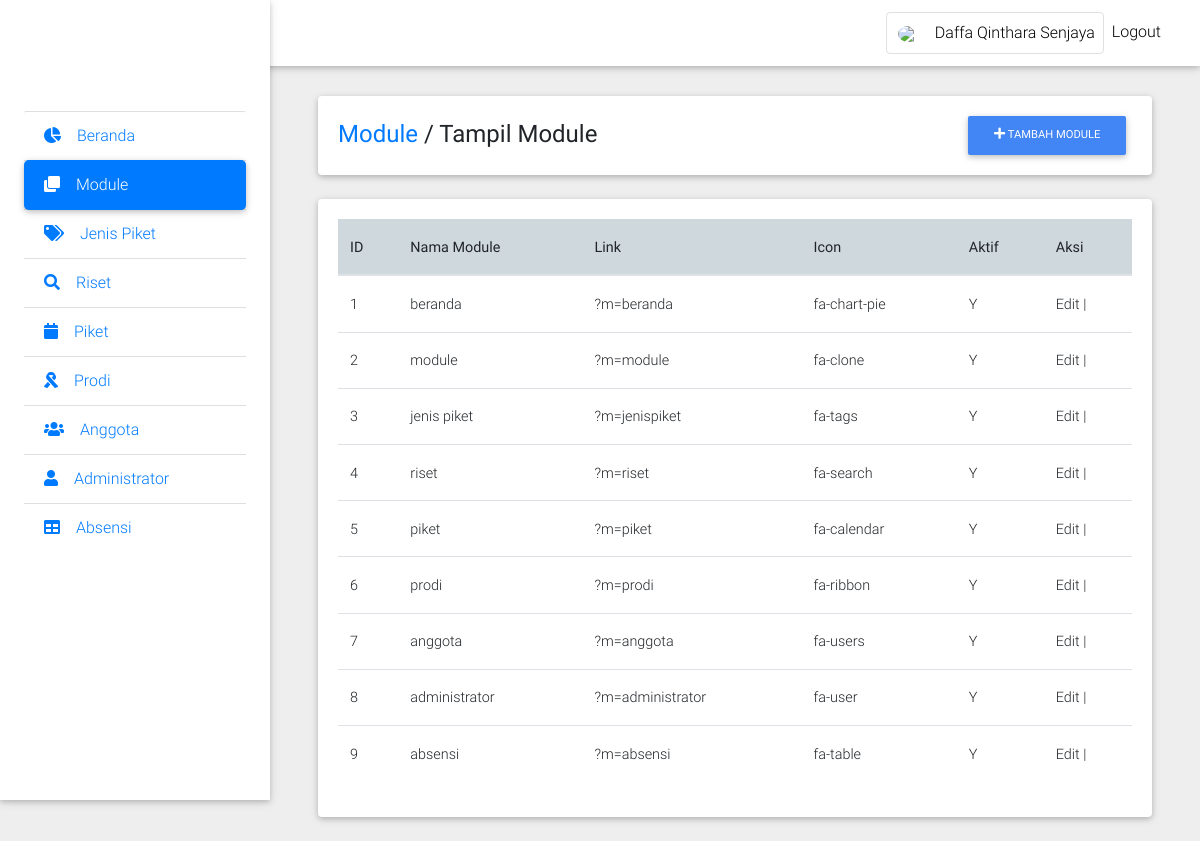
Page /u/media.php?m=module (signed in) on the committed database.
### tables this page shows
create table module(
    module_id int primary key auto_increment,
    module_name varchar(50) not null,
    link varchar(50),
    icon varchar(50),
    active enum('Y','N') not null default 'Y'
);

### config/functions.php (called while the page is built, shortened)
<?php
function dbConnect()
{
    $db = new mysqli("localhost", "root", "siswanto123321", "so_absensi");
    return $db;
}
function getListModule()
{
    $db = dbConnect();
    if ($db->connect_errno == 0) {
        $res = $db->query("SELECT * FROM module WHERE active='Y' ");
        if ($res) {
            $data = $res->fetch_all(MYSQLI_ASSOC);
            return $data;
        } else {
            return false;
        }
    } else {
        return false;
    }
}

### model/Module.php (called while the page is built, shortened)
<?php
class Module
{
    function getListModule()
    {
        $conn = dbConnect();
        if ($conn->connect_errno == 0) {
            $sql = "SELECT * FROM module";
            $res = $conn->query($sql);
            if ($res) {
                $data = $res->fetch_all(MYSQLI_ASSOC);
                return $data;
            } else {
                return false;
            }
        } else {
            return false;
        }
    }
}
?>

### u/module/mod_module/module.php (the view, shortened to what this page needs)
<?php
include "../model/Module.php";
$m = $_GET['m'];
$act = isset($_GET['act']) ? $_GET['act'] : '';
$module = new Module();
switch ($act) {
    default:
        echo "<br><br>
        <div class=\"card mb-4 wow fadeIn\">
            <div class=\"card-body d-sm-flex justify-content-between\">
                <h4 class=\"mb-2 mb-sm-0 pt-1\">
                    <a href=\"\" target=\"_blank\">Module</a>
                    <span>/</span>
                    <span>Tampil Module</span>
                </h4>
                    <a class=\"btn btn-primary btn-md my-0 p\" onclick=window.location.href='media.php?m=$m&act=tambah' role=\"button\">
                        <i class=\"fas fa-plus\"></i> Tambah Module
                    </a>
            </div>
        </div>";
        echo "
        <div class=\"card wow fadeIn\">
            <div class=\"card-body\">
        <table class=\"table table-hover\">
            <thead class=\"blue-grey lighten-4\">
            <tr>
                <th>ID</th>
                <th>Nama Module</th>
                <th>Link</th>
                <th>Icon</th>
                <th>Aktif</th>
                <th>Aksi</th>
            </tr>
            </thead>
            <tbody>";
        $dataModule = $module->getListModule();
        foreach ($dataModule as $data) {
            echo "
            <tr>
                <td>$data[module_id]</td>
                <td>$data[module_name]</td>
                <td>$data[link]</td>
                <td>$data[icon]</td>
                <td>$data[active]</td>
                <td class='center aligned'>
                    <a href='?m=$m&act=edit&id=$data[module_id]'>Edit</a> | ";
            echo "
                </td>
            </tr>
            ";
        }
        echo "
            </tbody>
        </table>
        </div>
        </div>
        </div>
        </div>
        ";
        break;
    case "tambah": ?>
        <?php
} ?>

### u/media.php (shortened to what this page needs)
<?php
if (empty($_SESSION['username']) && empty($_SESSION['password'])) {
    header("location:index.php?error=8");
} else {
    include "../config/functions.php";
    ?>
    <!DOCTYPE html>
    <html lang="en">
    <head>
        <link rel="stylesheet" href="https://use.fontawesome.com/releases/v5.8.2/css/all.css">
        <link href="../assets/css/bootstrap.css" rel="stylesheet">
        <link href="../assets/css/mdb.min.css" rel="stylesheet">
        <link href="../assets/css/style.min.css" rel="stylesheet">
    </head>
    <body class="grey lighten-3">
    <header>
        <nav class="navbar fixed-top navbar-expand-lg navbar-light white scrolling-navbar">
            <?php include "header.php"; ?>
        </nav>
        <div class="sidebar-fixed position-fixed">
            <a class="logo-wrapper waves-effect">
            </a>
            <div class="list-group list-group-flush">
                <?php include "menu.php"; ?>
            </div>
        </div>
    </header>
    <main class="pt-5 mx-lg-5">
        <?php include "content.php"; ?>
    </main>
    </body>
    </html>
<?php } ?>

### u/header.php (shortened to what this page needs)
<?php
if (empty($_SESSION['username']) && empty($_SESSION['password'])) {
    header("location:index.php?error=8");
} else {
    ?>
    <div class="container-fluid">
        <ul class="navbar-nav nav-flex-icons">
            <li class="nav-item">
                <a href="media.php?m=administrator&act=edit&id=<?php echo $_SESSION['username']; ?>"
                   class="nav-link border border-light rounded waves-effect">
                    <img class="fab mr-2 rounded-circle" src="<?php echo $_SESSION['photo']; ?>"
                         style="width: 1.75rem">
                    </i><?php echo $_SESSION['nama']; ?>
                </a>
            </li>
            <li class="nav-item">
                <a href="logout.php" class="nav-link waves-effect"
                   onclick="return confirm(`Keluar Dari Sistem Administrator Absensi ?`)">
                    Logout
                </a>
            </li>
        </ul>
    </div>
<?php } ?>

### u/menu.php
<?php
if (empty($_SESSION['username']) && empty($_SESSION['password'])) {
    header("location:index.php?error=8");
} else {
    $dataModule = getListModule();
    foreach ($dataModule as $data) {
        $module_name = str_replace(' ', '', strtolower($data['module_name']));
        ($_GET['m'] == $module_name) ? $active = "active" : $active = "";
    echo "<a href=\"$data[link]\" class=\"list-group-item waves-effect $active\" style='text-transform: capitalize;'>
                <i class=\"fas $data[icon] mr-3\"></i>$data[module_name]
            </a>";
    }
}

### u/content.php
<?php
if (empty($_SESSION['username']) && empty($_SESSION['password'])) {
    echo "Anda Harus Login terlebih dahulu, <a href='index.php'>Login</a> ";
} else {
    if ($_GET['m'] == 'beranda') {
        include "module/mod_beranda/beranda.php";
    } elseif ($_GET['m'] == 'module') {
        include "module/mod_module/module.php";
    } elseif ($_GET['m'] == 'prodi') {
        include "module/mod_prodi/prodi.php";
    } elseif ($_GET['m'] == 'administrator') {
        include "module/mod_administrator/administrator.php";
    } elseif ($_GET['m'] == 'anggota') {
        include "module/mod_anggota/anggota.php";
    } elseif ($_GET['m'] == 'jenispiket') {
        include "module/mod_jenispiket/jenispiket.php";
    } elseif ($_GET['m'] == 'riset') {
        include "module/mod_riset/riset.php";
    } elseif ($_GET['m'] == 'absensi') {
        include "module/mod_absensi/absensi.php";
    } else {
        echo "<br><br>Modul <b>$_GET[m]</b> sedang dibuat";
    }
}

### rows in the picture
module: module_name "Beranda", module_id "1", module_name "beranda", link "?m=beranda", icon "fa-chart-pie", active "Y"
module: module_name "Module", module_id "2", module_name "module", link "?m=module", icon "fa-clone", active "Y"
module: module_name "Jenis Piket", module_id "3", module_name "jenis piket", link "?m=jenispiket", icon "fa-tags", active "Y"
module: module_name "Riset", module_id "4", module_name "riset", link "?m=riset", icon "fa-search", active "Y"
module: module_name "Piket", module_id "5", module_name "piket", link "?m=piket", icon "fa-calendar", active "Y"
module: module_name "Prodi", module_id "6", module_name "prodi", link "?m=prodi", icon "fa-ribbon", active "Y"
module: module_name "Anggota", module_id "7", module_name "anggota", link "?m=anggota", icon "fa-users", active "Y"
module: module_name "Administrator", module_id "8", module_name "administrator", link "?m=administrator", icon "fa-user", active "Y"
module: module_name "Absensi", module_id "9", module_name "absensi", link "?m=absensi", icon "fa-table", active "Y"

### other values in the picture
$_SESSION['nama'] "Daffa Qinthara Senjaya"
